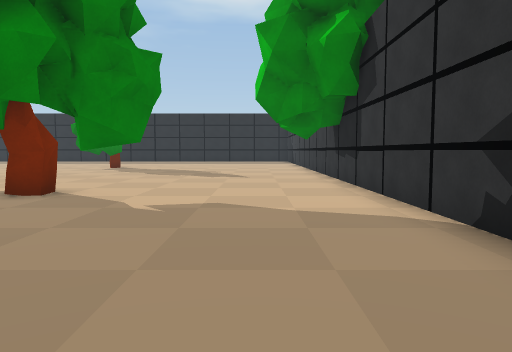
View 1 (above)

24 first-person views from a walk through a scene from a Unity 3-D project. The camera is 1.5 m above the floor, tilts 4° down and sees 70° across. The floor is counted in squares, 2 m on a side. Each view is taken from the middle of a square. On the plan, view 1 faces up. The plan holds only what a view shows up to about 11 squares ahead; the rest is blank. The place goes on beyond the plan. The player is left out. Some animated figures are left out. Some surface patterns are stand-ins.

View 2
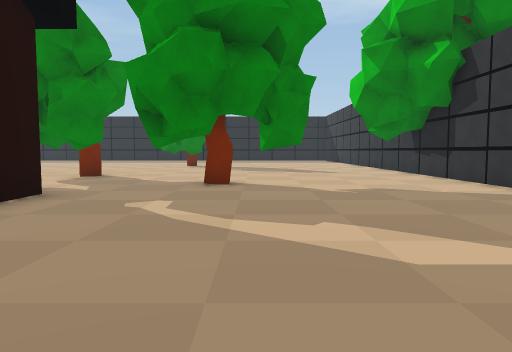

View 3
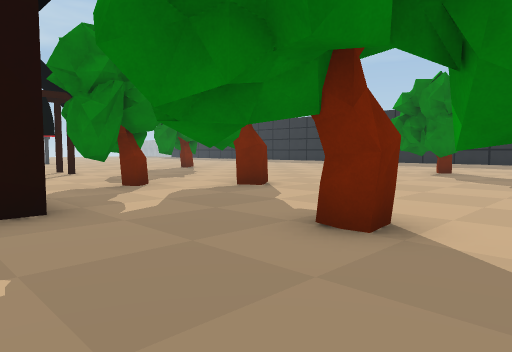

View 4
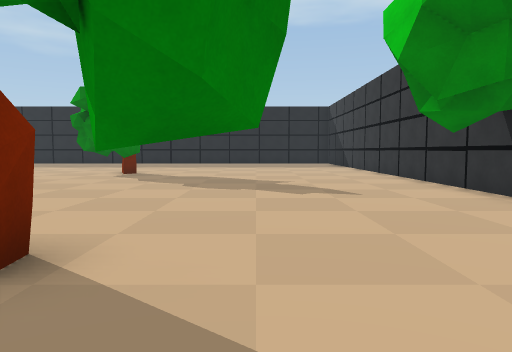

View 5
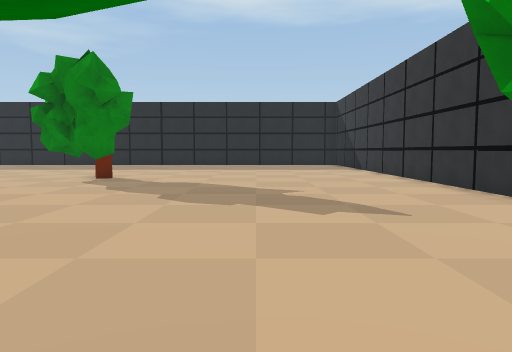

View 6
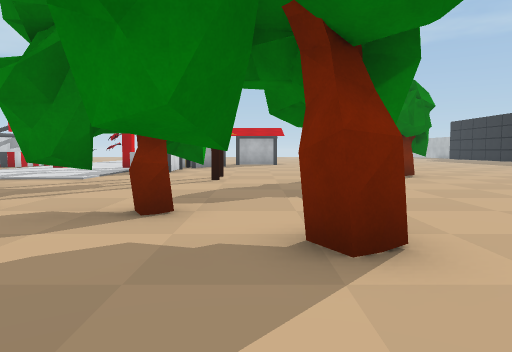

View 7
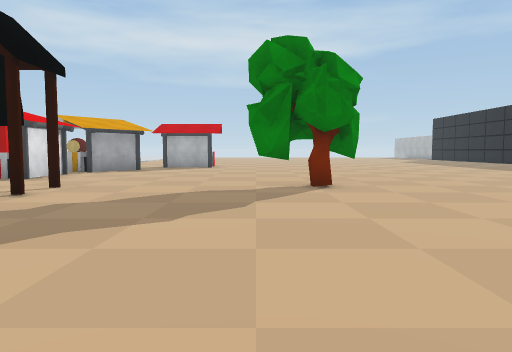

View 8
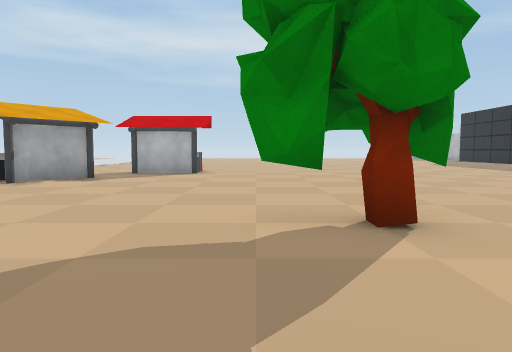

View 9
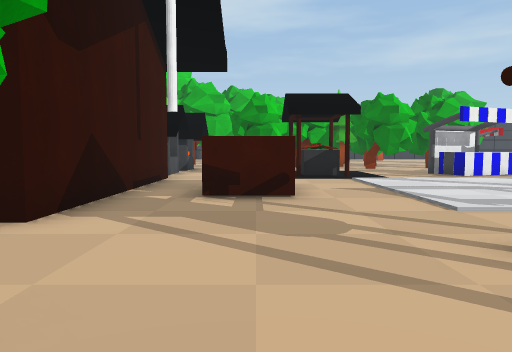

View 10
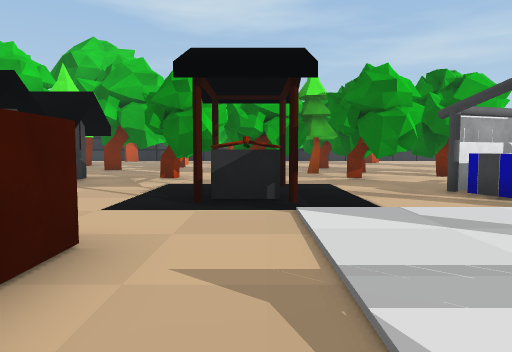

View 11
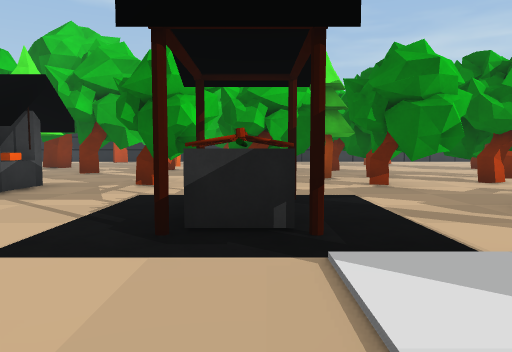

View 12
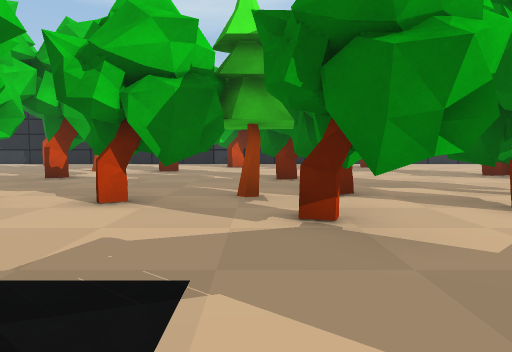

View 13
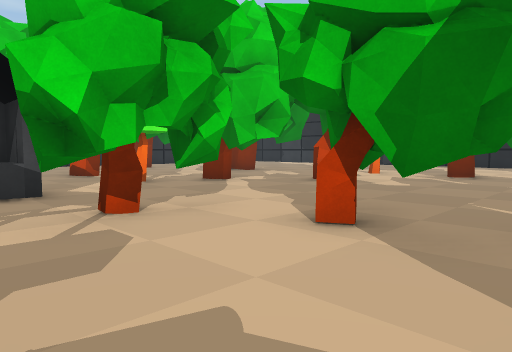

View 14
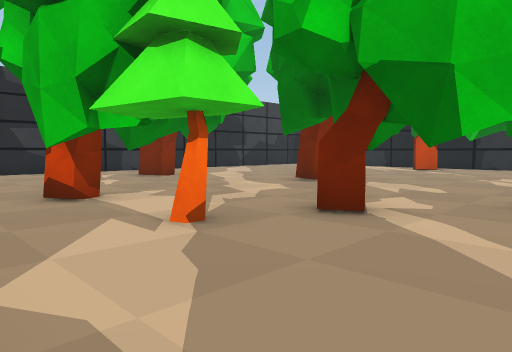

View 15
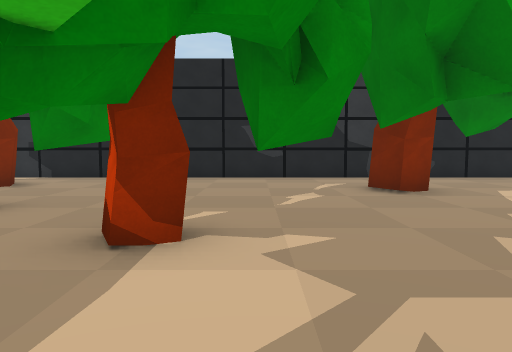

View 16
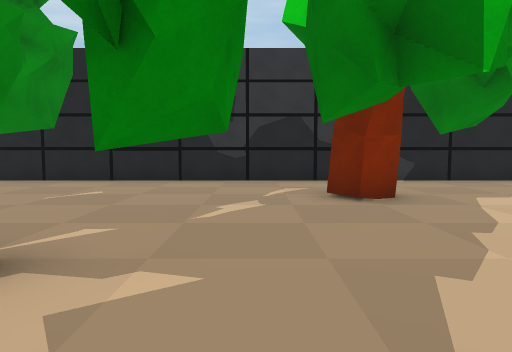

View 17
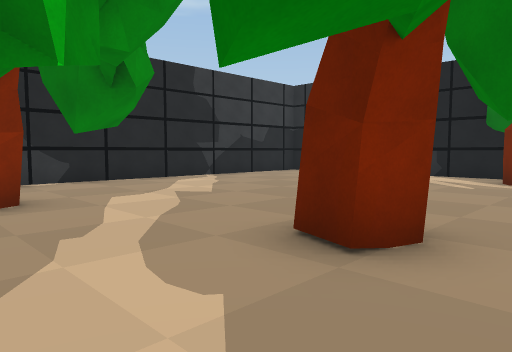

View 18
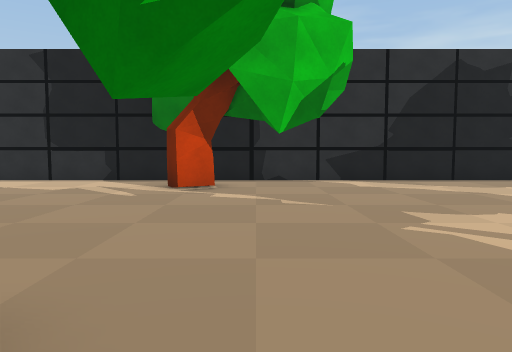

View 19
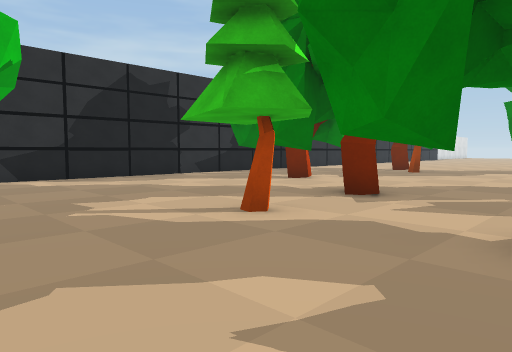

View 20
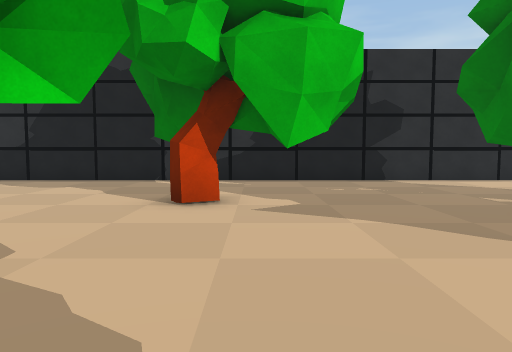

View 21
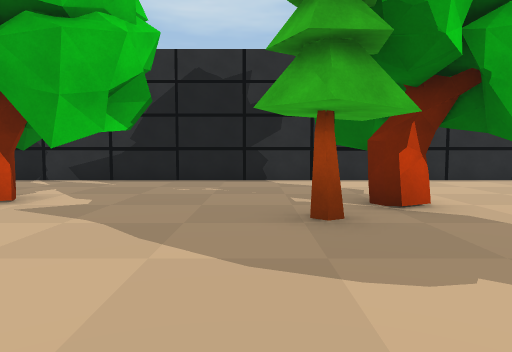

View 22
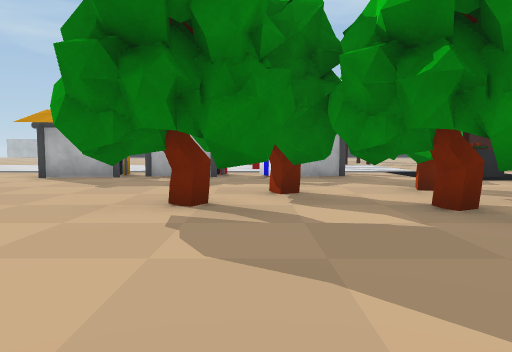

View 23
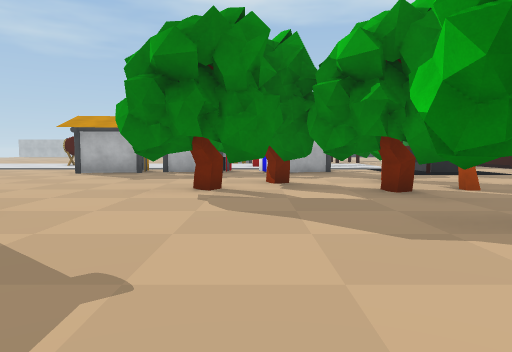

View 24
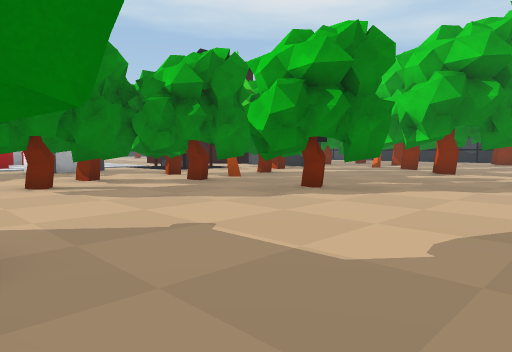

### Floor plan
Points are (right, up) in squares from view 1. A wall is a line through its corners. A room is listed if a view was taken in it or the views show most of it. See-through windows are left out.
Room 1 (views 1, 2, 3, 4, 5, 6, 7, 8, 9, 10, 11, 12, 13, 14, 15, 16, 17, 18, 19, 20, 21, 22, 23, 24)
walls: (-9.6, -1.9) (-9.6, 4.4); (-12.6, 0.1) (-12.6, 1.1); (-12.8, 2.2) (-11.1, 2.2); (-8.9, -10.9) (-8.4, -10.6); (-6.7, 4.4) (-6.7, 3.1); (-8.6, -11.5) (-8.8, -11) (-8.4, -10.8); (-5, -9.5) (-5.3, -8.9) (-4.8, -8.6); (-10.9, -13) (-10.4, -12.7); (-18.6, 5) (-17.6, 5); (0.3, -4.6) (-0.5, -5); (-3.5, 6.5) (-3.5, 6.1) (-4.2, 6); (-7.5, 8.6) (-8.1, 8.3); (-3.6, 6.6) (-3.5, 6.1); (-7.8, 9.2) (-7.5, 8.6) (-8.1, 8.3); (-5.9, -15.2) (-5.7, -14.4) (-4.8, -14.6); (-13.2, -16.1) (-12.7, -15.9) (-12.4, -16.5); (-21.4, 6.2) (-20.5, 5.5); (-1.1, -13.4) (-1.5, -12.6) (-0.8, -12.2); (2.1, 3) (2.1, 17); (-15.2, -19.8) (-15.5, -19.3) (-15, -19) (-14.6, -19.6); (-6.2, -21.5) (-5.5, -21.1) (-5.1, -21.8); (-21.5, -19) (-20.9, -18.7) (-20.6, -19.2); (2.1, -18.5) (2.1, -3.2); (-23.5, -23.2) (-0.5, -23.2)
low walls: (-18.3, -3.8) (-18.8, -4); (-23.5, -13.8) (-23.1, -13.6) (-22.9, -14.1)
objects: other object (-23, -3) to (-21, -3); other object (-22, -10) to (-20, -9); other object (-22, 5) to (-21, 6); other object (-21, -8) to (-19, -7); other object (-20, -18); other object (-20, -3) to (-18, -3); other object (-19, -10) to (-17, -9); other object (-19, 4) to (-18, 4); other object (-18, -13) to (-17, -12); other object (-17, -8) to (-17, -6); other object (-17, 11) to (-16, 13); other object (-16, -9); other object (-15, -9) to (-14, -8); other object (-15, 7) to (-14, 7); other object (-14, -4) to (-13, -2); other object (-14, 5); other object (-13, -8) to (-12, -6); other object (-11, 6) to (-9, 7); other object (-10, -16); other object (-9, -6); other object (-9, -4); other object (-8, -9); other object (-7, 15) to (-6, 16); other object (-6, -7)

Positions as (right, up) in squares from view 1, and headings:
1: (0, 0), facing up
2: (-3, -2), facing up
3: (-2, 3), facing up-left
4: (-2, 4), facing up
5: (-2, 6), facing up
6: (-5, 8), facing left
7: (-8, 11), facing left
8: (-12, 11), facing left
9: (-12, 8), facing down
10: (-14, 3), facing down
11: (-14, 1), facing down
12: (-16, -3), facing down
13: (-16, -5), facing down-right
14: (-11, -7), facing down-right
15: (-8, -10), facing right
16: (-7, -11), facing right
17: (-7, -12), facing down-right
18: (-7, -14), facing down
19: (-7, -13), facing down-left
20: (-16, -14), facing down
21: (-19, -14), facing down
22: (-20, -14), facing up
23: (-20, -16), facing up
24: (-23, -17), facing up-right
